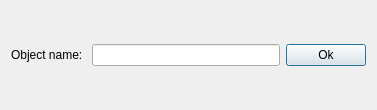
<?xml version="1.0" encoding="UTF-8"?>
<ui version="4.0">
 <class>chooseObjectDialog</class>
 <widget class="QDialog" name="chooseObjectDialog">
  <property name="geometry">
   <rect>
    <x>0</x>
    <y>0</y>
    <width>377</width>
    <height>110</height>
   </rect>
  </property>
  <property name="windowTitle">
   <string>Dialog</string>
  </property>
  <layout class="QHBoxLayout" name="horizontalLayout_2">
   <item>
    <layout class="QHBoxLayout" name="horizontalLayout">
     <item>
      <widget class="QLabel" name="label">
       <property name="text">
        <string>Object name: </string>
       </property>
      </widget>
     </item>
     <item>
      <widget class="QLineEdit" name="lineEdit"/>
     </item>
     <item>
      <widget class="QPushButton" name="insert">
       <property name="text">
        <string>Ok</string>
       </property>
      </widget>
     </item>
    </layout>
   </item>
  </layout>
 </widget>
 <resources/>
 <connections/>
</ui>
